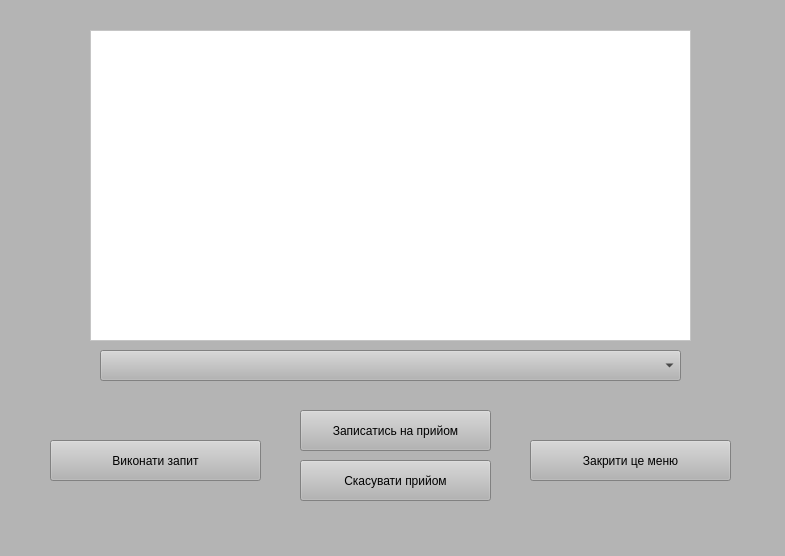
<?xml version="1.0" encoding="UTF-8"?>
<ui version="4.0">
 <class>Form</class>
 <widget class="QWidget" name="Form">
  <property name="geometry">
   <rect>
    <x>0</x>
    <y>0</y>
    <width>785</width>
    <height>556</height>
   </rect>
  </property>
  <property name="windowTitle">
   <string>Form</string>
  </property>
  <property name="styleSheet">
   <string notr="true">background-color: rgb(180, 180, 180);</string>
  </property>
  <widget class="QComboBox" name="comboBox">
   <property name="geometry">
    <rect>
     <x>100</x>
     <y>350</y>
     <width>581</width>
     <height>31</height>
    </rect>
   </property>
  </widget>
  <widget class="QPushButton" name="pushButton">
   <property name="geometry">
    <rect>
     <x>50</x>
     <y>440</y>
     <width>211</width>
     <height>41</height>
    </rect>
   </property>
   <property name="text">
    <string>Виконати запит</string>
   </property>
  </widget>
  <widget class="QTableView" name="tableView">
   <property name="geometry">
    <rect>
     <x>90</x>
     <y>30</y>
     <width>601</width>
     <height>311</height>
    </rect>
   </property>
   <property name="styleSheet">
    <string notr="true">background-color: rgb(255, 255, 255);</string>
   </property>
  </widget>
  <widget class="QPushButton" name="pushButton_2">
   <property name="geometry">
    <rect>
     <x>300</x>
     <y>410</y>
     <width>191</width>
     <height>41</height>
    </rect>
   </property>
   <property name="text">
    <string>Записатись на прийом</string>
   </property>
  </widget>
  <widget class="QPushButton" name="pushButton_3">
   <property name="geometry">
    <rect>
     <x>530</x>
     <y>440</y>
     <width>201</width>
     <height>41</height>
    </rect>
   </property>
   <property name="text">
    <string>Закрити це меню</string>
   </property>
  </widget>
  <widget class="QPushButton" name="pushButton_4">
   <property name="geometry">
    <rect>
     <x>300</x>
     <y>460</y>
     <width>191</width>
     <height>41</height>
    </rect>
   </property>
   <property name="text">
    <string>Скасувати прийом</string>
   </property>
  </widget>
 </widget>
 <resources/>
 <connections/>
</ui>
